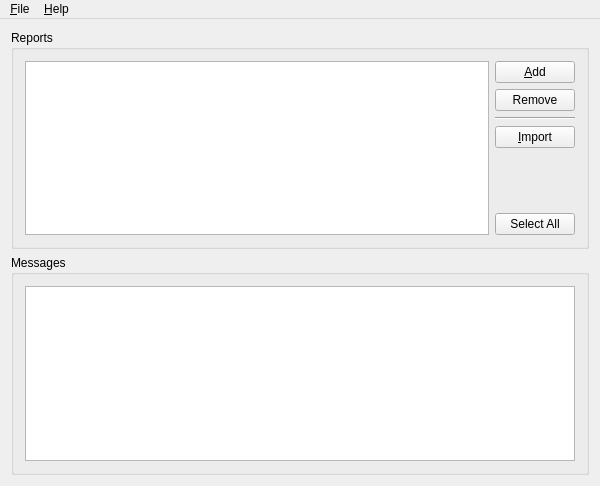
<ui version="4.0" >
 <comment> * OpenRPT report writer and rendering engine
 * Copyright (C) 2001-2008 by OpenMFG, LLC
 *
 * This library is free software; you can redistribute it and/or
 * modify it under the terms of the GNU Lesser General Public
 * License as published by the Free Software Foundation; either
 * version 2.1 of the License, or (at your option) any later version.
 *
 * This library is distributed in the hope that it will be useful,
 * but WITHOUT ANY WARRANTY; without even the implied warranty of
 * MERCHANTABILITY or FITNESS FOR A PARTICULAR PURPOSE. See the GNU
 * Lesser General Public License for more details.
 *
 * You should have received a copy of the GNU Lesser General Public
 * License along with this library; if not, write to the Free Software
 * Foundation, Inc., 59 Temple Place, Suite 330, Boston, MA 02111-1307 USA
 * Please contact info@openmfg.com with any questions on this license.</comment>
 <class>ImportWindow</class>
 <widget class="QMainWindow" name="ImportWindow" >
  <property name="geometry" >
   <rect>
    <x>0</x>
    <y>0</y>
    <width>600</width>
    <height>486</height>
   </rect>
  </property>
  <property name="windowTitle" >
   <string>Report Import Tool</string>
  </property>
  <widget class="QWidget" name="widget" >
   <layout class="QVBoxLayout" name="verticalLayout" >
    <item>
     <widget class="QGroupBox" name="groupBox1" >
      <property name="title" >
       <string>Reports</string>
      </property>
      <layout class="QHBoxLayout" name="horizontalLayout" >
       <item>
        <widget class="QListWidget" name="_reports" >
         <property name="selectionMode" >
          <enum>QAbstractItemView::ExtendedSelection</enum>
         </property>
        </widget>
       </item>
       <item>
        <layout class="QVBoxLayout" >
         <property name="spacing" >
          <number>6</number>
         </property>
         <property name="margin" >
          <number>0</number>
         </property>
         <item>
          <widget class="QPushButton" name="_add" >
           <property name="text" >
            <string>&amp;Add</string>
           </property>
           <property name="shortcut" >
            <string>Alt+A</string>
           </property>
          </widget>
         </item>
         <item>
          <widget class="QPushButton" name="_remove" >
           <property name="text" >
            <string>Remove</string>
           </property>
          </widget>
         </item>
         <item>
          <widget class="Line" name="line1" >
           <property name="frameShape" >
            <enum>QFrame::HLine</enum>
           </property>
           <property name="frameShadow" >
            <enum>QFrame::Sunken</enum>
           </property>
          </widget>
         </item>
         <item>
          <widget class="QPushButton" name="_import" >
           <property name="text" >
            <string>&amp;Import</string>
           </property>
           <property name="shortcut" >
            <string>Alt+I</string>
           </property>
          </widget>
         </item>
         <item>
          <spacer>
           <property name="orientation" >
            <enum>Qt::Vertical</enum>
           </property>
           <property name="sizeType" >
            <enum>QSizePolicy::Expanding</enum>
           </property>
           <property name="sizeHint" stdset="0" >
            <size>
             <width>20</width>
             <height>16</height>
            </size>
           </property>
          </spacer>
         </item>
         <item>
          <widget class="QPushButton" name="_selectAll" >
           <property name="text" >
            <string>Select All</string>
           </property>
          </widget>
         </item>
        </layout>
       </item>
      </layout>
     </widget>
    </item>
    <item>
     <widget class="QGroupBox" name="groupBox2" >
      <property name="title" >
       <string>Messages</string>
      </property>
      <layout class="QVBoxLayout" >
       <property name="spacing" >
        <number>6</number>
       </property>
       <property name="margin" >
        <number>11</number>
       </property>
       <item>
        <widget class="QTextEdit" name="_log" >
         <property name="readOnly" >
          <bool>true</bool>
         </property>
        </widget>
       </item>
      </layout>
     </widget>
    </item>
   </layout>
  </widget>
  <widget class="QMenuBar" name="MenuBar" >
   <property name="geometry" >
    <rect>
     <x>0</x>
     <y>0</y>
     <width>600</width>
     <height>30</height>
    </rect>
   </property>
   <widget class="QMenu" name="unnamed" >
    <property name="title" >
     <string>&amp;File</string>
    </property>
    <addaction name="fileOpenAction" />
    <addaction name="separator" />
    <addaction name="fileExitAction" />
   </widget>
   <widget class="QMenu" name="helpMenu" >
    <property name="title" >
     <string>&amp;Help</string>
    </property>
    <addaction name="helpContentsAction" />
    <addaction name="helpIndexAction" />
    <addaction name="separator" />
    <addaction name="helpAboutAction" />
   </widget>
   <addaction name="unnamed" />
   <addaction name="helpMenu" />
  </widget>
  <action name="helpContentsAction" >
   <property name="text" >
    <string>&amp;Contents...</string>
   </property>
   <property name="iconText" >
    <string>Contents</string>
   </property>
   <property name="shortcut" >
    <string/>
   </property>
  </action>
  <action name="helpIndexAction" >
   <property name="text" >
    <string>&amp;Index...</string>
   </property>
   <property name="iconText" >
    <string>Index</string>
   </property>
   <property name="shortcut" >
    <string/>
   </property>
  </action>
  <action name="helpAboutAction" >
   <property name="text" >
    <string>&amp;About</string>
   </property>
   <property name="iconText" >
    <string>About</string>
   </property>
   <property name="shortcut" >
    <string/>
   </property>
  </action>
  <action name="fileExitAction" >
   <property name="text" >
    <string>E&amp;xit</string>
   </property>
   <property name="iconText" >
    <string>E&amp;xit</string>
   </property>
  </action>
  <action name="fileOpenAction" >
   <property name="text" >
    <string>&amp;Add</string>
   </property>
   <property name="iconText" >
    <string>&amp;Add</string>
   </property>
  </action>
 </widget>
 <layoutdefault spacing="6" margin="11" />
 <pixmapfunction>qPixmapFromMimeSource</pixmapfunction>
 <tabstops>
  <tabstop>_reports</tabstop>
  <tabstop>_add</tabstop>
  <tabstop>_remove</tabstop>
  <tabstop>_import</tabstop>
  <tabstop>_selectAll</tabstop>
  <tabstop>_log</tabstop>
 </tabstops>
 <resources/>
 <connections>
  <connection>
   <sender>_selectAll</sender>
   <signal>clicked()</signal>
   <receiver>_reports</receiver>
   <slot>selectAll()</slot>
   <hints>
    <hint type="sourcelabel" >
     <x>526</x>
     <y>225</y>
    </hint>
    <hint type="destinationlabel" >
     <x>422</x>
     <y>195</y>
    </hint>
   </hints>
  </connection>
 </connections>
</ui>
